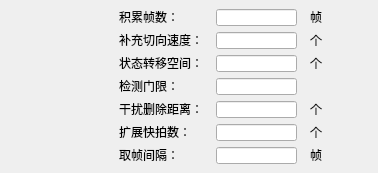
              <widget class="QWidget" name="tab_2">
               <attribute name="title">
                <string>TBD参数</string>
               </attribute>
               <widget class="QLineEdit" name="line_N_vt">
                <property name="geometry">
                 <rect>
                  <x>216</x>
                  <y>32</y>
                  <width>81</width>
                  <height>17</height>
                 </rect>
                </property>
               </widget>
               <widget class="QLabel" name="label_27">
                <property name="geometry">
                 <rect>
                  <x>119</x>
                  <y>124</y>
                  <width>78</width>
                  <height>16</height>
                 </rect>
                </property>
                <property name="text">
                 <string>扩展快拍数：</string>
                </property>
               </widget>
               <widget class="QLabel" name="label_12">
                <property name="geometry">
                 <rect>
                  <x>119</x>
                  <y>9</y>
                  <width>65</width>
                  <height>16</height>
                 </rect>
                </property>
                <property name="text">
                 <string>积累帧数：</string>
                </property>
               </widget>
               <widget class="QLabel" name="label_25">
                <property name="geometry">
                 <rect>
                  <x>119</x>
                  <y>78</y>
                  <width>65</width>
                  <height>16</height>
                 </rect>
                </property>
                <property name="text">
                 <string>检测门限：</string>
                </property>
               </widget>
               <widget class="QLabel" name="label_26">
                <property name="geometry">
                 <rect>
                  <x>119</x>
                  <y>101</y>
                  <width>91</width>
                  <height>16</height>
                 </rect>
                </property>
                <property name="text">
                 <string>干扰删除距离：</string>
                </property>
               </widget>
               <widget class="QLineEdit" name="line_R_lr">
                <property name="geometry">
                 <rect>
                  <x>216</x>
                  <y>124</y>
                  <width>81</width>
                  <height>17</height>
                 </rect>
                </property>
               </widget>
               <widget class="QLabel" name="label_24">
                <property name="geometry">
                 <rect>
                  <x>119</x>
                  <y>55</y>
                  <width>91</width>
                  <height>16</height>
                 </rect>
                </property>
                <property name="text">
                 <string>状态转移空间：</string>
                </property>
               </widget>
               <widget class="QLineEdit" name="line_N_K">
                <property name="geometry">
                 <rect>
                  <x>216</x>
                  <y>9</y>
                  <width>81</width>
                  <height>17</height>
                 </rect>
                </property>
               </widget>
               <widget class="QLabel" name="label_23">
                <property name="geometry">
                 <rect>
                  <x>119</x>
                  <y>32</y>
                  <width>91</width>
                  <height>16</height>
                 </rect>
                </property>
                <property name="text">
                 <string>补充切向速度：</string>
                </property>
               </widget>
               <widget class="QLineEdit" name="line_threshold">
                <property name="geometry">
                 <rect>
                  <x>216</x>
                  <y>78</y>
                  <width>81</width>
                  <height>17</height>
                 </rect>
                </property>
               </widget>
               <widget class="QLineEdit" name="line_distance">
                <property name="geometry">
                 <rect>
                  <x>216</x>
                  <y>101</y>
                  <width>81</width>
                  <height>17</height>
                 </rect>
                </property>
               </widget>
               <widget class="QLineEdit" name="line_N_Q">
                <property name="geometry">
                 <rect>
                  <x>216</x>
                  <y>55</y>
                  <width>81</width>
                  <height>17</height>
                 </rect>
                </property>
               </widget>
               <widget class="QLabel" name="label_28">
                <property name="geometry">
                 <rect>
                  <x>119</x>
                  <y>147</y>
                  <width>65</width>
                  <height>16</height>
                 </rect>
                </property>
                <property name="text">
                 <string>取帧间隔：</string>
                </property>
               </widget>
               <widget class="QLineEdit" name="line_delN_frame">
                <property name="geometry">
                 <rect>
                  <x>216</x>
                  <y>147</y>
                  <width>81</width>
                  <height>17</height>
                 </rect>
                </property>
               </widget>
               <widget class="QLabel" name="label_31">
                <property name="geometry">
                 <rect>
                  <x>310</x>
                  <y>9</y>
                  <width>16</width>
                  <height>16</height>
                 </rect>
                </property>
                <property name="text">
                 <string>帧</string>
                </property>
               </widget>
               <widget class="QLabel" name="label_32">
                <property name="geometry">
                 <rect>
                  <x>310</x>
                  <y>32</y>
                  <width>16</width>
                  <height>16</height>
                 </rect>
                </property>
                <property name="text">
                 <string>个</string>
                </property>
               </widget>
               <widget class="QLabel" name="label_33">
                <property name="geometry">
                 <rect>
                  <x>310</x>
                  <y>55</y>
                  <width>16</width>
                  <height>16</height>
                 </rect>
                </property>
                <property name="text">
                 <string>个</string>
                </property>
               </widget>
               <widget class="QLabel" name="label_34">
                <property name="geometry">
                 <rect>
                  <x>353</x>
                  <y>78</y>
                  <width>16</width>
                  <height>16</height>
                 </rect>
                </property>
                <property name="text">
                 <string/>
                </property>
               </widget>
               <widget class="QLabel" name="label_35">
                <property name="geometry">
                 <rect>
                  <x>310</x>
                  <y>101</y>
                  <width>16</width>
                  <height>16</height>
                 </rect>
                </property>
                <property name="text">
                 <string>个</string>
                </property>
               </widget>
               <widget class="QLabel" name="label_36">
                <property name="geometry">
                 <rect>
                  <x>310</x>
                  <y>124</y>
                  <width>16</width>
                  <height>16</height>
                 </rect>
                </property>
                <property name="text">
                 <string>个</string>
                </property>
               </widget>
               <widget class="QLabel" name="label_37">
                <property name="geometry">
                 <rect>
                  <x>310</x>
                  <y>147</y>
                  <width>16</width>
                  <height>16</height>
                 </rect>
                </property>
                <property name="text">
                 <string>帧</string>
                </property>
               </widget>
              </widget>
